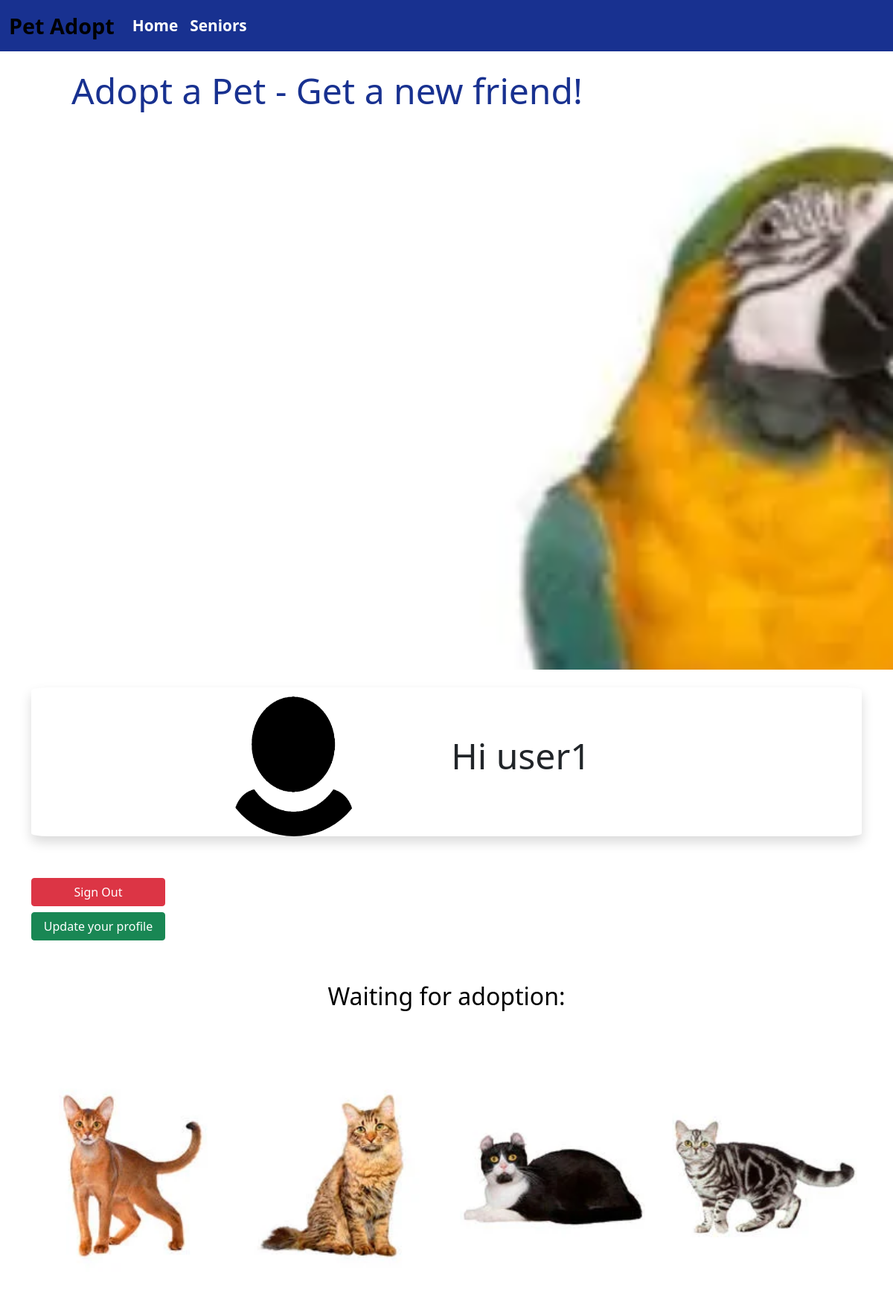
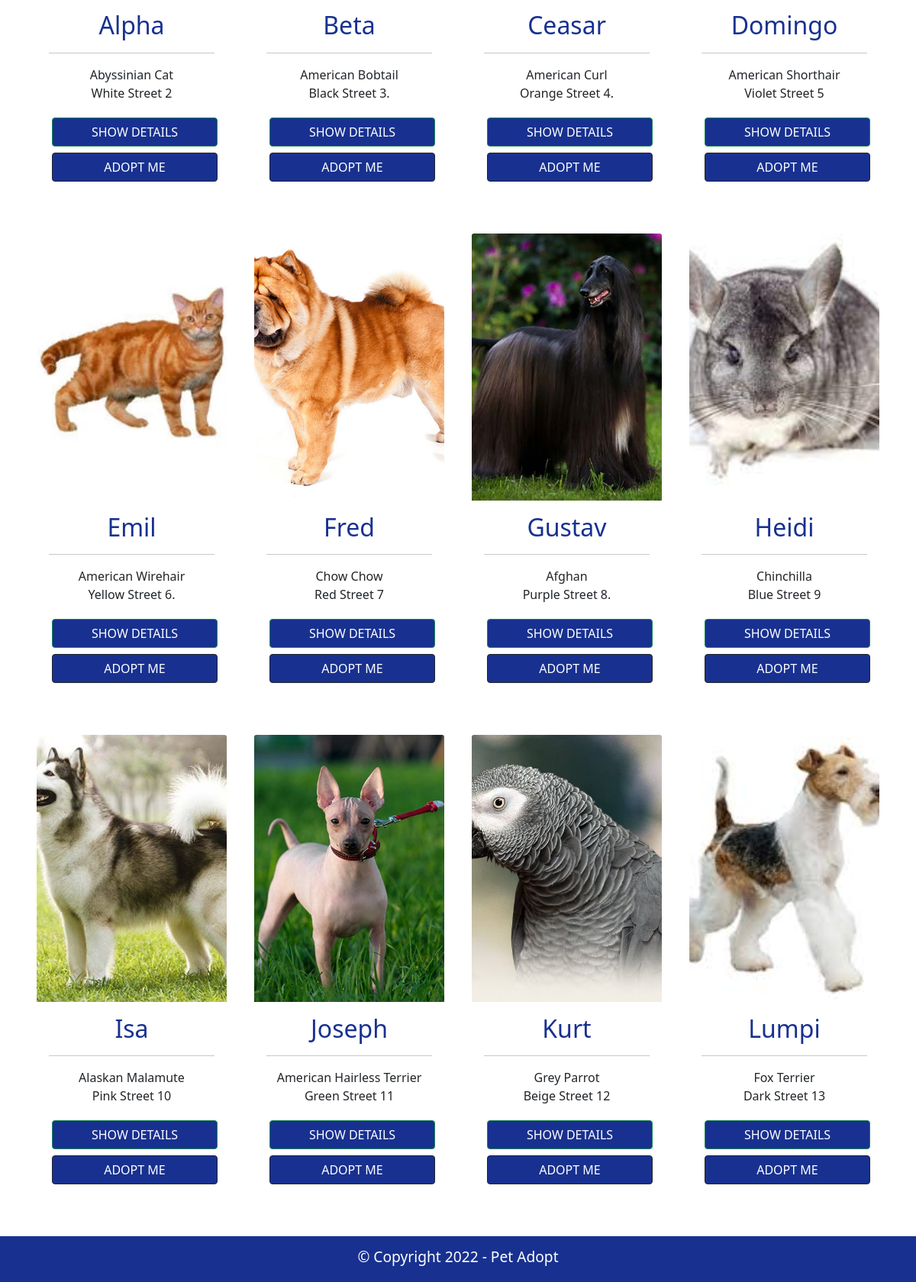
The page /home.php (signed in) on the database its author committed (2 pictures, top to bottom).
### tables this page shows
CREATE TABLE `users` (
  `id` int(11) NOT NULL,
  `first_name` varchar(30) NOT NULL,
  `last_name` varchar(30) NOT NULL,
  `picture` varchar(255) DEFAULT NULL,
  `address` varchar(30) NOT NULL,
  `email` varchar(30) NOT NULL,
  `password` varchar(255) NOT NULL,
  `status` enum('user','adm') NOT NULL DEFAULT 'user',
  `date_of_birth` date DEFAULT NULL,
  `telnumber` int(50) NOT NULL
);

CREATE TABLE `animals` (
  `id` int(11) NOT NULL,
  `name` varchar(30) NOT NULL,
  `picture` varchar(255) DEFAULT NULL,
  `breed` varchar(30) NOT NULL,
  `age` int(11) NOT NULL,
  `type` varchar(30) NOT NULL,
  `description` varchar(30) NOT NULL,
  `character` varchar(30) NOT NULL,
  `location` varchar(30) NOT NULL,
  `status` enum('available','adopted') DEFAULT 'available'
);

### home.php (the view, shortened to what this page needs)
<?php
require_once 'components/db_connect.php';
$res = mysqli_query($connect, "SELECT * FROM users WHERE id=" . $_SESSION['user']);
$row = mysqli_fetch_array($res, MYSQLI_ASSOC);
$sql ="SELECT * FROM animals";
    $result = mysqli_query($connect, $sql);
    $body = "";
    $nOR = mysqli_num_rows($result);
    if($nOR == 0) {
        $body = "No results";
    } else {
        $rows = mysqli_fetch_all($result, MYSQLI_ASSOC);
        foreach($rows as $val) {
            $body .= '<div class=" mb-5 col col-12 col-sm-12 col-md-6 col-lg-3 d-flex align-items-stretch justify-content-center">
            <div class="row g-1 container-fluid card shadow-md bg-card-color border-0">
            <div class="";">
            <img style="width:100%; height:350px; object-fit: cover;" src=animals/pictures/'.$val["picture"].' class="card-img-top img-fluid" alt="...">
            <div class="card-body">
              <h5 class="card-title" style="font-size:2rem; color:#183190; text-align:center">'.$val["name"].'</h5>
              <hr>
              <p class="card-text" style="text-align:center">'.$val["breed"].'<br> '.$val["location"].'</p>
              <a href="show.php?id='.$val["id"].'" class="m-1 btn  btn btn-success w-100" style="background-color:#183190">SHOW DETAILS</a>
              <a href="adopt.php?id='.$val["id"].'" class="m-1 btn btn-dark w-100" style="background-color:#183190">ADOPT ME</a>
            </div>
            </div>
            </div>
          </div>
          ';
        }
    }
?>
<!DOCTYPE html>
<html lang="en">
<head>
<?php require_once 'components/boot.php'?>
<link rel="stylesheet" href="style.css">
</head>
<body style="background-color: white">
<div class="bg-image mb-4">
<nav class="navbar navbar-expand-lg navbar-dark" style="background-color:#183190">
  <div class="container-fluid ">
    <a class="navbar-brand" href="#" style="color:black; font-size:1.8rem;font-weight:bold">Pet Adopt</a>
    <div class="collapse navbar-collapse" id="navbarNav">
      <ul class="navbar-nav">
        <li class="nav-item">
          <a class="nav-link active" aria-current="page" href="index.php" style="font-size:1.3rem; font-weight:bold">Home</a>
        </li>
        <li class="nav-item">
          <a class="nav-link active" href="senior.php" style="font-size:1.3rem; font-weight:bold">Seniors</a>
        </li>
      </ul>
    </div>
  </div>
</nav>
       <div class="text-center text-align-center align-items-center color-black">
       <h2 class="hero-heading">Adopt a Pet - Get a new friend!</h2>
       <br>
    </div>
</div>
<div class="container" style="background-color:white">
    <div class="hero shadow">
        <img class="userImage" src="pictures/<?php echo $row['picture']; ?>" alt="<?php echo $row['first_name']; ?>">
        <p class="text-black profile_text" >Hi <?php echo $row['first_name']; ?></p>
    </div>
    <a style="width: 180px; margin-top:5%" class="btn btn-danger" href="logout.php?logout">Sign Out</a> <br>
    <a style="width: 180px; margin-top:0.5rem; margin-bottom:0.5em;" class="btn btn-success" href="update.php?id=<?php echo $_SESSION['user'] ?>">Update your profile</a>
    <h2 class="text-center m-5" style="color:black">Waiting for adoption:</h2>
    <div class="row">
    <?= $body ?>
</div>
</div>
<div class="d-flex footer text-center align-items-center justify-content-center text-white" style="background-color: #183190;
    height: 60px;">
    <h2 style="font-size:1.2rem">&copy; Copyright 2022 - Pet Adopt</h2>
</div>
</body>
</html>

### components/boot.php (shortened to what this page needs)
<link href="https://cdn.jsdelivr.net/npm/bootstrap@5.0.0-beta1/dist/css/bootstrap.min.css" rel="stylesheet">

### style.css (style rules this page uses)
.bg-image { background: url("animals/pictures/animals.webp") no-repeat center center fixed; -webkit-background-size: cover; -moz-background-size: cover; -o-background-size: cover; background-size: cover; height: 900px; }
.hero-heading { position: absolute; padding: 2% 8% 30%; font-size: 3rem; color: #183190; }
.userImage { width: 200px; height: 200px; border-radius: 50%; }
.shadow { display: flex; justify-content: center; background-color: white; border-radius: 2%; }
.profile_text { padding: 5% 10%; font-size: 3rem; }

### home.php (style rules this page uses)
.userImage { width: 200px; height: 200px; }
.hero { background-color: rgb(158,134,48); background: rgb(158,134,48); }

### rows shown on the page
users: picture (picture), first_name "user1"
animals: picture (picture), name "Alpha", breed "Abyssinian Cat", location "White Street 2"
animals: picture (picture), name "Beta", breed "American Bobtail", location "Black Street 3."
animals: picture (picture), name "Ceasar", breed "American Curl", location "Orange Street 4."
animals: picture (picture), name "Domingo", breed "American Shorthair", location "Violet Street 5"
animals: picture (picture), name "Emil", breed "American Wirehair", location "Yellow Street 6."
animals: picture (picture), name "Fred", breed "Chow Chow", location "Red Street 7"
animals: picture (picture), name "Gustav", breed "Afghan", location "Purple Street 8."
animals: picture (picture), name "Heidi", breed "Chinchilla", location "Blue Street 9"
animals: picture (picture), name "Isa", breed "Alaskan Malamute", location "Pink Street 10"
animals: picture (picture), name "Joseph", breed "American Hairless Terrier", location "Green Street 11"
animals: picture (picture), name "Kurt", breed "Grey Parrot", location "Beige Street 12"
animals: picture (picture), name "Lumpi", breed "Fox Terrier", location "Dark Street 13"
